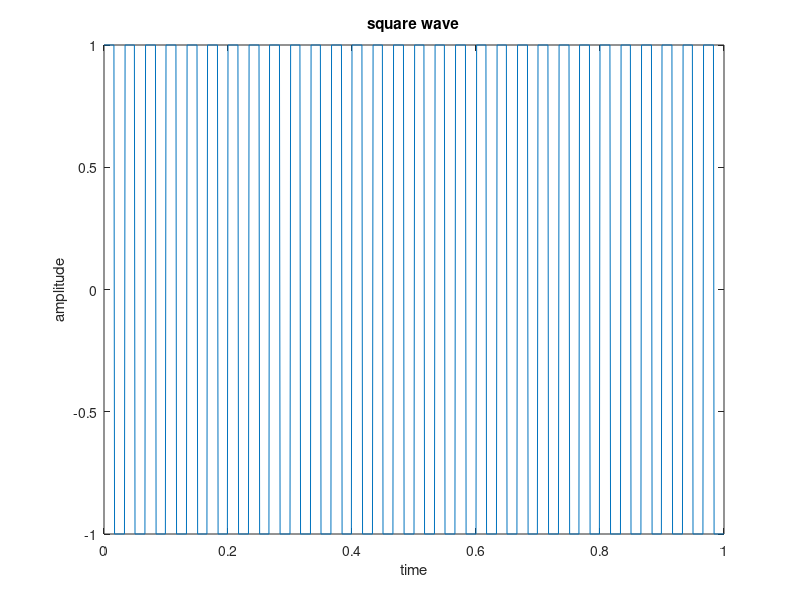

MATLAB code to generate this figure:
function  wave3()
t=0:0.001:1;
y= square(2*pi*30*t);
        plot(t,y);
        xlabel('time');
        ylabel('amplitude');
        title('square wave');
end